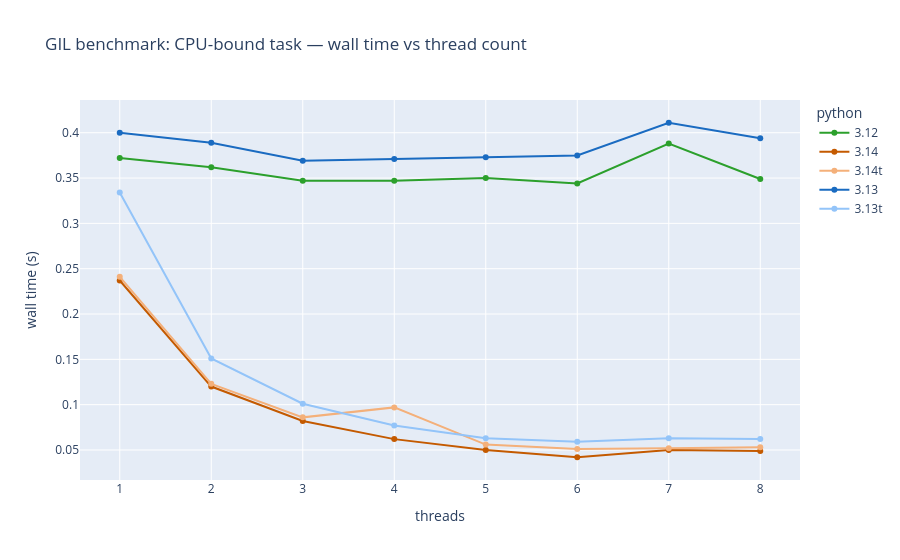

Notebook code for this chart:
### Code cell
PYTHON_COLORS = {
    "3.12":  "#2CA02C",  # green
    "3.13":  "#1A6BC1",  # dark blue
    "3.13t": "#93C4F9",  # light blue
    "3.14":  "#C45A00",  # dark orange
    "3.14t": "#F4B07A",  # light orange
}

px.line(
    df04.sort_values("threads"),
    x="threads",
    y="time_s",
    color="python",
    color_discrete_map=PYTHON_COLORS,
    markers=True,
    title="GIL benchmark: CPU-bound task — wall time vs thread count",
    labels={"time_s": "wall time (s)", "threads": "threads"},
)

### Figure 1 — Plotly figure (JSON) as saved in the notebook; plotly's stock layout.template omitted (floating-point values rounded to 4 significant figures)
{"data": [{"hovertemplate": "python=3.12<br>threads=%{x}<br>wall time (s)=%{y}<extra></extra>", "legendgroup": "3.12", "line": {"color": "#2CA02C", "dash": "solid"}, "marker": {"symbol": "circle"}, "mode": "lines+markers", "name": "3.12", "orientation": "v", "showlegend": true, "type": "scatter", "x": [1, 2, 3, 4, 5, 6, 7, 8], "xaxis": "x", "y": [0.372, 0.362, 0.347, 0.347, 0.35, 0.344, 0.388, 0.349], "yaxis": "y"}, {"hovertemplate": "python=3.14<br>threads=%{x}<br>wall time (s)=%{y}<extra></extra>", "legendgroup": "3.14", "line": {"color": "#C45A00", "dash": "solid"}, "marker": {"symbol": "circle"}, "mode": "lines+markers", "name": "3.14", "orientation": "v", "showlegend": true, "type": "scatter", "x": [1, 2, 3, 4, 5, 6, 7, 8], "xaxis": "x", "y": [0.237, 0.12, 0.082, 0.062, 0.05, 0.042, 0.05, 0.049], "yaxis": "y"}, {"hovertemplate": "python=3.14t<br>threads=%{x}<br>wall time (s)=%{y}<extra></extra>", "legendgroup": "3.14t", "line": {"color": "#F4B07A", "dash": "solid"}, "marker": {"symbol": "circle"}, "mode": "lines+markers", "name": "3.14t", "orientation": "v", "showlegend": true, "type": "scatter", "x": [1, 2, 3, 4, 5, 6, 7, 8], "xaxis": "x", "y": [0.241, 0.123, 0.086, 0.097, 0.056, 0.051, 0.052, 0.053], "yaxis": "y"}, {"hovertemplate": "python=3.13<br>threads=%{x}<br>wall time (s)=%{y}<extra></extra>", "legendgroup": "3.13", "line": {"color": "#1A6BC1", "dash": "solid"}, "marker": {"symbol": "circle"}, "mode": "lines+markers", "name": "3.13", "orientation": "v", "showlegend": true, "type": "scatter", "x": [1, 2, 3, 4, 5, 6, 7, 8], "xaxis": "x", "y": [0.4, 0.389, 0.369, 0.371, 0.373, 0.375, 0.411, 0.394], "yaxis": "y"}, {"hovertemplate": "python=3.13t<br>threads=%{x}<br>wall time (s)=%{y}<extra></extra>", "legendgroup": "3.13t", "line": {"color": "#93C4F9", "dash": "solid"}, "marker": {"symbol": "circle"}, "mode": "lines+markers", "name": "3.13t", "orientation": "v", "showlegend": true, "type": "scatter", "x": [1, 2, 3, 4, 5, 6, 7, 8], "xaxis": "x", "y": [0.334, 0.151, 0.101, 0.077, 0.063, 0.059, 0.063, 0.062], "yaxis": "y"}], "layout": {"legend": {"title": {"text": "python"}, "tracegroupgap": 0}, "title": {"text": "GIL benchmark: CPU-bound task — wall time vs thread count"}, "xaxis": {"anchor": "y", "domain": [0, 1], "title": {"text": "threads"}}, "yaxis": {"anchor": "x", "domain": [0, 1], "title": {"text": "wall time (s)"}}}}
